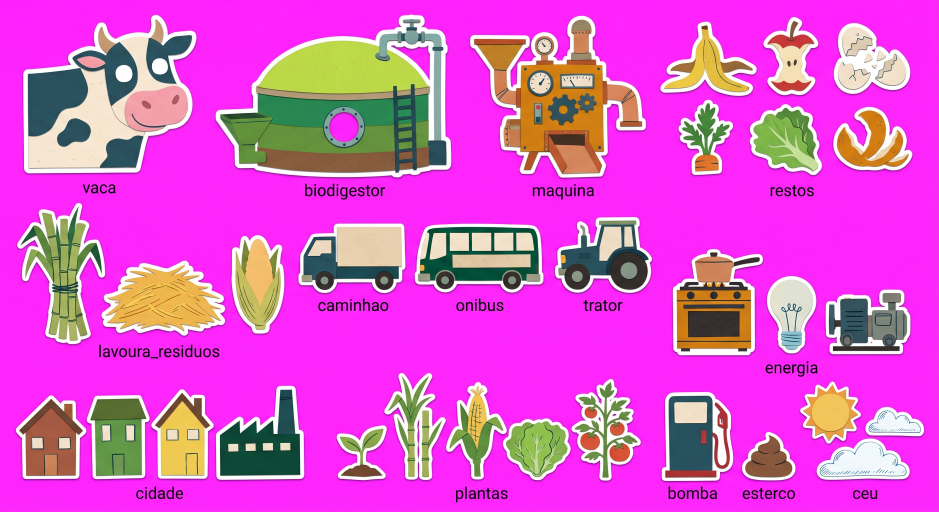
#> input picture entrada/imagens/folha_ativos.jpg, 2816 x 1536 px (shown at 1/3 size); its folder holds only this picture in this run
$ python recortar.py
#> lines starting #> are read from the running program, lines starting #| are printed output that depends on the picture; after the words box and inside, x2 and y2 are one past the last pixel; in counts of white or black regions, pixels touching at a corner belong together
"""Recorta ilustrações geradas sobre fundo magenta (#FF00FF) e separa folhas com vários itens.

uso: python tools/recortar.py [entrada/imagens] [assets/recortes]

- chave de cor por diferença (R+B)/2 − G (magenta puro ≈ 255; branco/papel ≈ 0; tons coral/rosa < 60)
- remove o "vazamento" de magenta nas bordas (des-premultiplica pela cor-chave)
- o fundo é o magenta conectado às bordas + qualquer região magenta pura (ex.: a janela do biodigestor)
- itens separados viram PNGs separados (componentes conexos após dilatação), ordenados ←→ e ↑↓
- se o gerador errar o tom do fundo (ex.: rosa escuro em vez de magenta), a chave passa a ser a cor mediana da borda
"""
import sys, json
from pathlib import Path
import numpy as np
from PIL import Image
from scipy import ndimage as ndi

ROOT = Path(__file__).resolve().parents[1]
KEY = np.array([255.0, 0.0, 255.0])


def border_key(rgb):
    """cor do fundo: mediana da moldura de 4 px; None quando já é (quase) magenta puro"""
    ring = np.concatenate([rgb[:4].reshape(-1, 3), rgb[-4:].reshape(-1, 3), rgb[:, :4].reshape(-1, 3), rgb[:, -4:].reshape(-1, 3)])
    k = np.median(ring, 0)
    return None if np.sqrt(((k - KEY) ** 2).sum()) < 45 else k


def key_alpha(rgb, k=None):
    if k is not None:   # fundo fora do magenta: chave só pela distância à cor da borda
        return np.clip((np.sqrt(((rgb - k) ** 2).sum(-1)) - 38) / 80, 0, 1)
    r, g, b = rgb[..., 0], rgb[..., 1], rgb[..., 2]
    d = (r + b) / 2 - g
    # distância total à cor-chave (evita pegar vermelhos puros)
    dist = np.sqrt(((rgb - KEY) ** 2).sum(-1))
    a = 1 - np.clip((d - 70) / (210 - 70), 0, 1)
    a = np.maximum(a, np.clip((dist - 60) / 120, 0, 1))
    return a


def process(path, outdir, min_frac=0.0015):
    im = Image.open(path).convert('RGB')
    rgb = np.asarray(im).astype(np.float32)
    H, W = rgb.shape[:2]
    kc = border_key(rgb)
    if kc is not None: print(f'  fundo fora do magenta: chave = {kc.round().astype(int).tolist()}')
    K = KEY if kc is None else kc
    a = key_alpha(rgb, kc)
    # fundo = magenta ligado à borda OU magenta muito puro
    bg = a < 0.5
    lab, n = ndi.label(bg)
    border_labels = set(np.unique(np.concatenate([lab[0], lab[-1], lab[:, 0], lab[:, -1]]))) - {0}
    pure = a < 0.08
    bgmask = np.isin(lab, list(border_labels)) | pure
    near_bg = ndi.binary_dilation(bgmask, iterations=3)
    # alfa "chaveado" só no fundo e na franja junto dele; o resto (ex.: rosa do focinho) fica opaco
    alpha = np.where(near_bg, a, 1.0)
    alpha = ndi.gaussian_filter(alpha, 0.6)
    alpha = np.clip(alpha, 0, 1)
    # despill: F = (C - (1-α)K) / α
    al = np.clip(alpha, 1e-3, 1)[..., None]
    fg = (rgb - (1 - al) * K) / al
    fg = np.clip(fg, 0, 255)
    # restos de magenta em pixels opacos → neutraliza puxando o verde
    spill = np.clip(((fg[..., 0] + fg[..., 2]) / 2 - fg[..., 1] - 90) / 100, 0, 1)[..., None]
    fg = fg * (1 - spill) + np.stack([fg[..., 0], (fg[..., 0] + fg[..., 2]) / 2, fg[..., 2]], -1) * spill
    # remove legendas impressas (texto escuro direto no magenta, sem a borda branca de "adesivo")
    solid = alpha > 0.5
    lab0, n0 = ndi.label(solid)
    luma = fg[..., 0] * 0.299 + fg[..., 1] * 0.587 + fg[..., 2] * 0.114
    for k, sl in enumerate(ndi.find_objects(lab0), start=1):
        if sl is None: continue
        comp = lab0[sl] == k
        # só a borda de FORA conta (uma tela/janela vazada tem moldura escura por dentro, mas não é legenda)
        filled = ndi.binary_fill_holes(comp)
        ring = filled & ~ndi.binary_erosion(filled, iterations=3)
        light = (luma[sl][ring] > 185).mean() if ring.any() else 0
        if light < 0.35:
            alpha[sl][comp] = 0
            solid[sl][comp] = False
    # "defringe": pixels semitransparentes herdam a cor do pixel opaco mais próximo (some a franja magenta)
    opaque = alpha > 0.97
    if opaque.any():
        _, (iy, ix) = ndi.distance_transform_edt(~opaque, return_indices=True)
        edge = (alpha > 0.002) & ~opaque
        fg[edge] = fg[iy[edge], ix[edge]]
    # borda branca contaminada pelo JPEG (subamostragem de croma): neutraliza o rosado perto da borda
    near_edge = ndi.binary_dilation(alpha < 0.5, iterations=7) & (alpha > 0)
    pinkish = near_edge & (fg[..., 0] > 170) & (fg[..., 2] > 150) & (fg[..., 1] < (fg[..., 0] + fg[..., 2]) / 2 - 4)
    fg[..., 1] = np.where(pinkish, np.minimum(fg[..., 0], fg[..., 2]) * 0.985, fg[..., 1])
    rgba = np.dstack([fg, alpha * 255]).astype(np.uint8)
    # componentes (cada adesivo tem borda branca contínua; dilatação pequena só junta lascas)
    rad = int(sys.argv[3]) if len(sys.argv) > 3 else 3
    grown = ndi.binary_dilation(solid, iterations=rad)
    lab2, n2 = ndi.label(grown)
    items = []
    for k in range(1, n2 + 1):
        m = (lab2 == k) & (alpha > 0.02)
        area = (m & solid).sum()
        if area < min_frac * H * W: continue
        ys, xs = np.where(m)
        y0, y1, x0, x1 = ys.min(), ys.max() + 1, xs.min(), xs.max() + 1
        items.append((y0, y1, x0, x1, m))
    # ordena por linhas (↑↓) e depois ←→
    items.sort(key=lambda it: (round(((it[0] + it[1]) / 2) / (H / 4)), (it[2] + it[3]) / 2))
    out = []
    stem = path.stem
    for i, (y0, y1, x0, x1, m) in enumerate(items):
        pad = 6
        y0, x0 = max(0, y0 - pad), max(0, x0 - pad)
        y1, x1 = min(H, y1 + pad), min(W, x1 + pad)
        crop = rgba[y0:y1, x0:x1].copy()
        crop[..., 3] = (crop[..., 3] * m[y0:y1, x0:x1]).astype(np.uint8)
        name = f'{stem}.png' if len(items) == 1 else f'{stem}_{i + 1}.png'
        Image.fromarray(crop, 'RGBA').save(outdir / name, optimize=True)
        out.append({'arquivo': name, 'w': int(x1 - x0), 'h': int(y1 - y0), 'origem': path.name, 'bbox': [int(x0), int(y0), int(x1), int(y1)]})
        print(f'  {name}: {x1 - x0}×{y1 - y0}')
    return out


def main():
    src = Path(sys.argv[1]) if len(sys.argv) > 1 else ROOT / 'entrada' / 'imagens'
    dst = Path(sys.argv[2]) if len(sys.argv) > 2 else ROOT / 'assets' / 'recortes'
    dst.mkdir(parents=True, exist_ok=True)
    manifest = {}
    for p in sorted(list(src.glob('*.png')) + list(src.glob('*.jpg')) + list(src.glob('*.jpeg')) + list(src.glob('*.webp'))):
        print(p.name)
        manifest[p.stem] = process(p, dst)
#> in process, im is the input picture: PIL image 2816x1536 RGB; mean R, G, B 220.5, 85.9, 205.2
#> in border_key, `k = np.median(ring, 0)`: k = [253, 40, 250]
#> in process, `K = KEY if kc is None else kc`: K = [255, 0, 255]
#> in process, `bg = a < 0.5`:
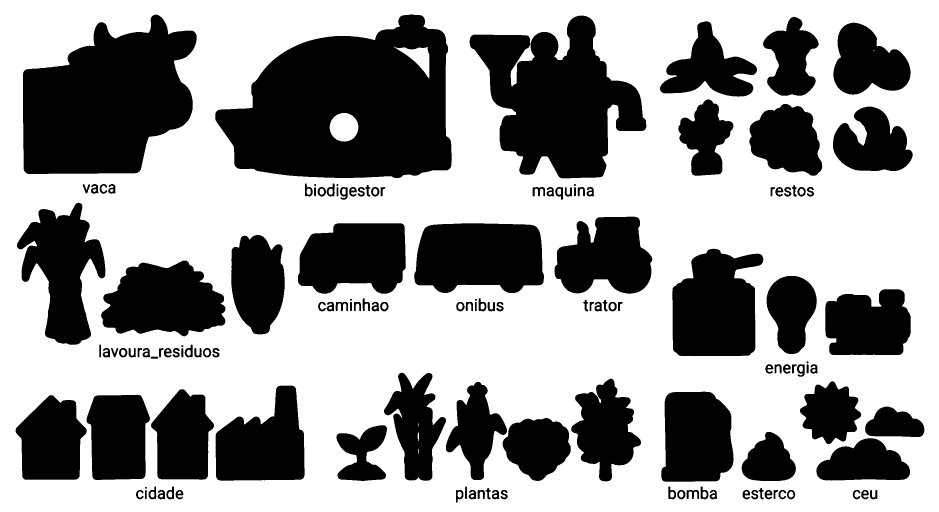
#> bg: shape (1536, 2816) bool (shown at 1/3 size); 61% white; 139 black regions, largest, box (x1, y1, x2, y2) and area: (646, 43, 1355, 534) 244023, (69, 44, 590, 522) 177210, (1409, 47, 1939, 535) 147336
#> in process, `lab, n = ndi.label(bg)`:
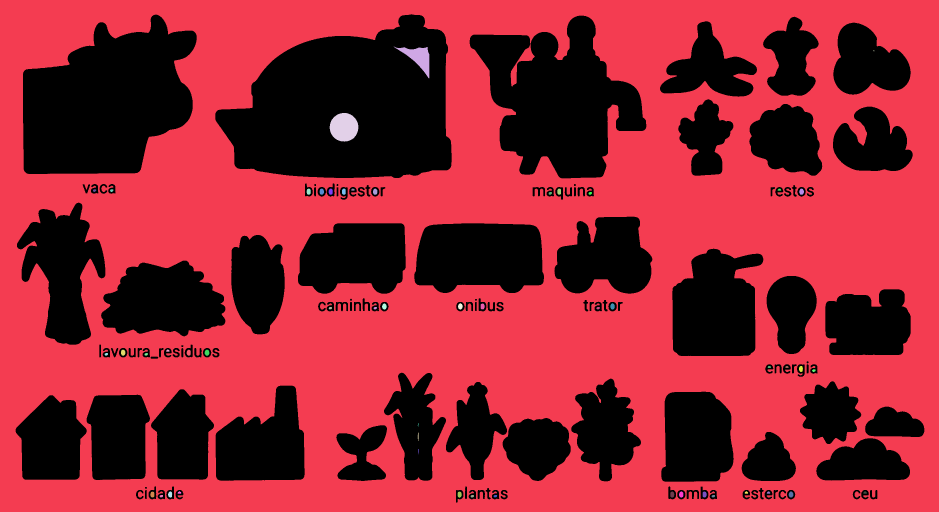
#> lab: shape (1536, 2816) int32 (shown at 1/3 size); 53 distinct labels, from 0 to 52; one colour per label, 0 black
#> in process, `lab, n = ndi.label(bg)`: n = 52
#> in process, `border_labels = set(np.unique(np.concatenate([lab[0], lab[-1], lab[:, ..`: border_labels = 1 item
#> in process, `lab0, n0 = ndi.label(solid)`:
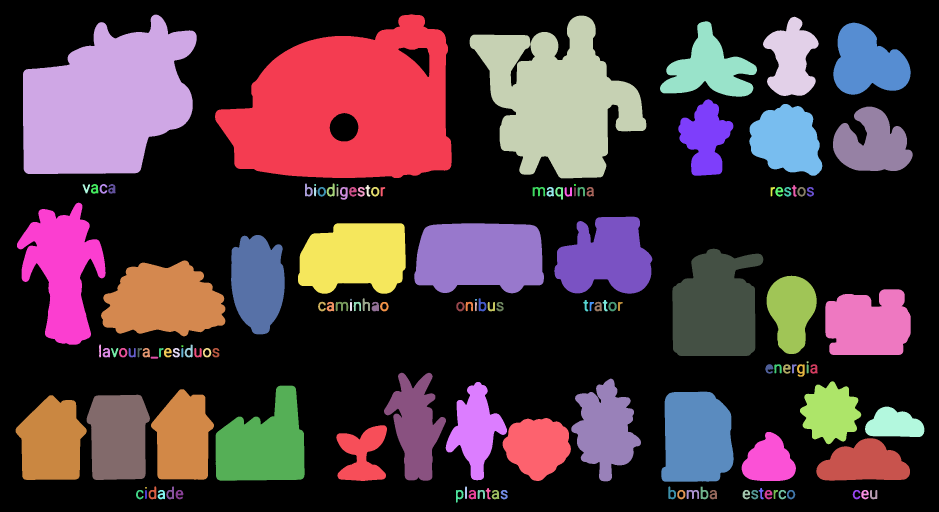
#> lab0: shape (1536, 2816) int32 (shown at 1/3 size); 140 distinct labels, from 0 to 139; one colour per label, 0 black
#> in process, `lab0, n0 = ndi.label(solid)`: n0 = 139
#> the loop in process, `for k, sl in enumerate(ndi.find_objects(lab0), start=1):` made 139 passes
#> light on passes 1 to 8: 0.563, 0.595, 0.574, 0.578, 0.554, 0.566, 0.54, 0.547
#> after the loop in process, `for k, sl in enumerate(ndi.find_objects(lab0), start=1):`:
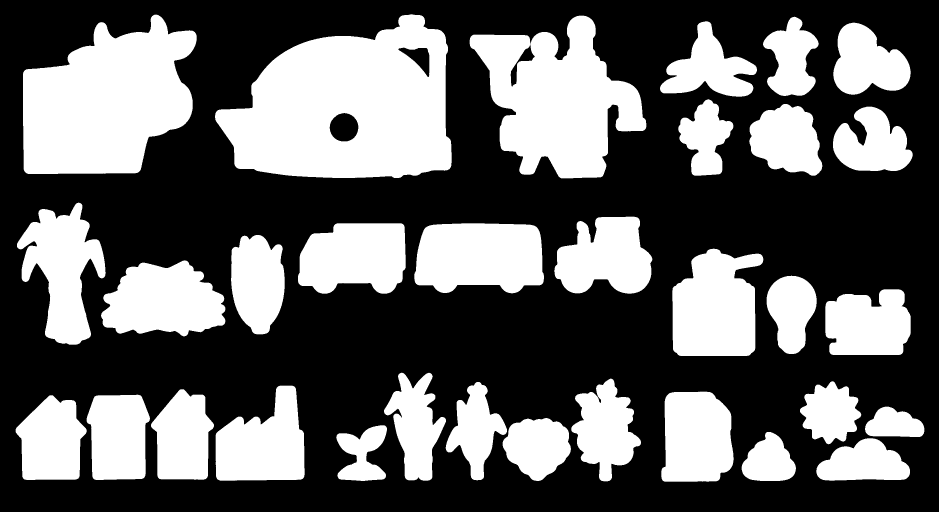
#> solid: shape (1536, 2816) bool (shown at 1/3 size); 38.3% white; 32 white regions, largest, box (x1, y1, x2, y2) and area: (645, 43, 1355, 534) 244465, (69, 44, 590, 522) 177373, (1409, 47, 1939, 535) 147599
#> in process, `lab2, n2 = ndi.label(grown)`:
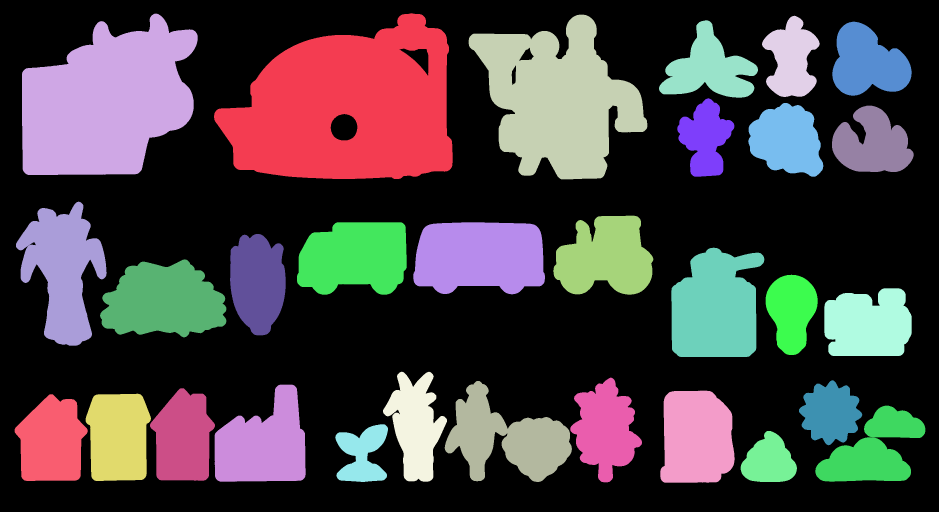
#> lab2: shape (1536, 2816) int32 (shown at 1/3 size); 31 distinct labels, from 0 to 30; one colour per label, 0 black
#> in process, `lab2, n2 = ndi.label(grown)`: n2 = 30
#> the loop in process, `for k in range(1, n2 + 1):` made 30 passes
#> (area, y0, y1, x0, x1) on passes 1 to 8: (244465, 41, 537, 642, 1358), (177373, 42, 525, 66, 593), (147599, 44, 538, 1406, 1942), (24288, 48, 291, 2286, 2458), (32417, 62, 293, 1977, 2274), (33944, 66, 287, 2497, 2734), (22136, 296, 530, 2032, 2203), (34004, 310, 530, 2245, 2469)
#> after the loop in process, `for k in range(1, n2 + 1):`:
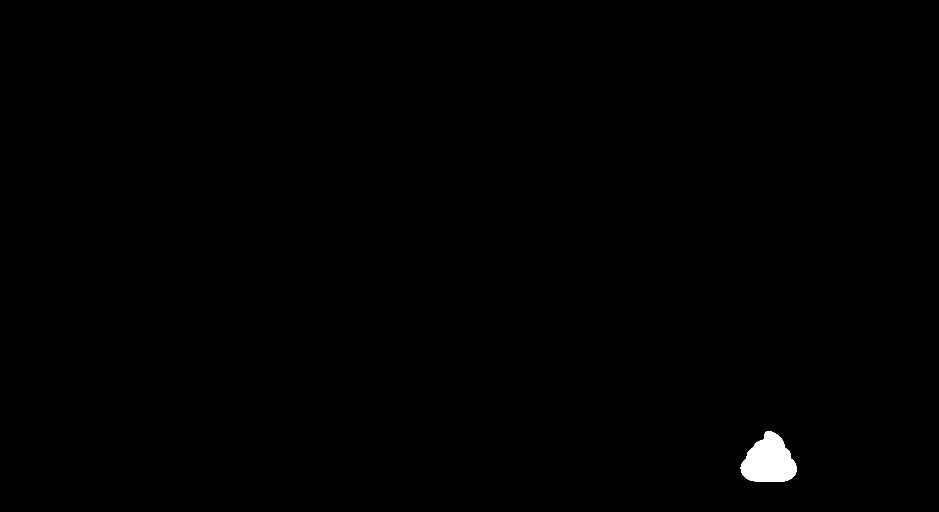
#> m: shape (1536, 2816) bool (shown at 1/3 size); 0.41% white; 1 white region, box (x1, y1, x2, y2) and area: (2222, 1294, 2390, 1446) 17579
#> after the loop in process, `for k in range(1, n2 + 1):`: items = 30 items
#> the loop in process, `for i, (y0, y1, x0, x1, m) in enumerate(items):` made 30 passes
#> (y0, y1, x0, x1, name) on passes 1 to 8: (56, 299, 1971, 2280, 'folha_ativos_1.png'), (42, 297, 2280, 2464, 'folha_ativos_2.png'), (60, 293, 2491, 2740, 'folha_ativos_3.png'), (36, 531, 60, 599, 'folha_ativos_4.png'), (35, 543, 636, 1364, 'folha_ativos_5.png'), (38, 544, 1400, 1948, 'folha_ativos_6.png'), (290, 536, 2026, 2209, 'folha_ativos_7.png'), (304, 536, 2239, 2475, 'folha_ativos_8.png')
#> (printed output is left out)
#> pass 1, in process, `crop = rgba[y0:y1, x0:x1].copy()`:
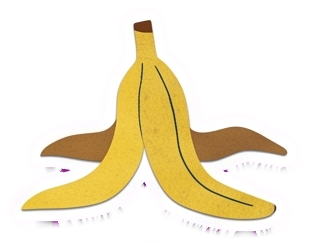
#> crop: shape (243, 309, 4); mean R, G, B, A 169.9, 231.9, 81.4, 110.9; transparent parts drawn white
    (dst / 'manifest.json').write_text(json.dumps(manifest, ensure_ascii=False, indent=1), encoding='utf-8')
    print('manifest:', dst / 'manifest.json')


if __name__ == '__main__':
    main()

$ run again, on entrada/imagens/folha_ativos_v2.jpg
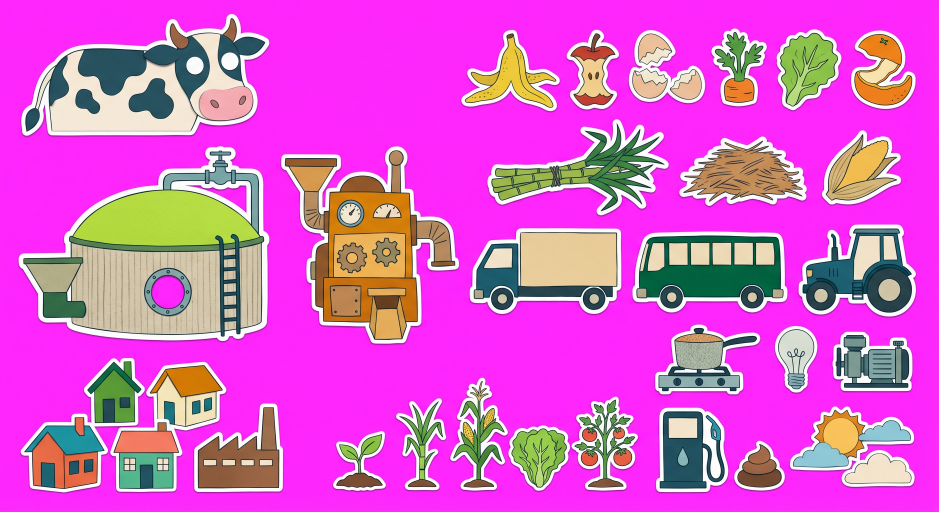
#> input picture entrada/imagens/folha_ativos_v2.jpg, 2816 x 1536 px (shown at 1/3 size)
#> in process, im is the input picture: PIL image 2816x1536 RGB; mean R, G, B 217.6, 92.4, 204
#> in border_key, `k = np.median(ring, 0)`: k = [253, 41, 250]
#> K = [255, 0, 255]
#> bg: shape (1536, 2816) bool; 57.6% white; 28 black regions, largest, box (x1, y1, x2, y2) and area: (55, 438, 809, 1025) 295515, (63, 42, 809, 409) 186907, (843, 438, 1378, 1033) 185859
#> lab: shape (1536, 2816) int32; 8 distinct labels, from 0 to 7
#> n = 7
#> border_labels = 1 item
#> pure: shape (1536, 2816) bool; 55.9% white; 448 black regions (375 under 20 px), largest, box (x1, y1, x2, y2) and area: (53, 437, 811, 1028) 301690, (61, 40, 811, 413) 191743, (841, 437, 1380, 1036) 191217
#> bgmask: shape (1536, 2816) bool; 57.6% white; 28 black regions, largest, box (x1, y1, x2, y2) and area: (55, 438, 809, 1025) 296881, (63, 42, 809, 409) 186907, (843, 438, 1378, 1033) 185859
#> near_bg: shape (1536, 2816) bool; 59.8% white; 28 black regions, largest, box (x1, y1, x2, y2) and area: (58, 441, 806, 1022) 288368, (66, 45, 806, 406) 180681, (846, 441, 1375, 1030) 178272
#> solid: shape (1536, 2816) bool; 42.5% white; 28 white regions, largest, box (x1, y1, x2, y2) and area: (55, 438, 809, 1025) 295976, (63, 41, 809, 409) 187084, (843, 438, 1378, 1033) 186034
#> lab0: shape (1536, 2816) int32; 29 distinct labels, from 0 to 28
#> n0 = 28
#> the loop in process, `for k, sl in enumerate(ndi.find_objects(lab0), start=1):` made 28 passes
#> light on passes 1 to 8: 0.569, 0.624, 0.614, 0.589, 0.6, 0.592, 0.597, 0.577
#> opaque: shape (1536, 2816) bool; 41% white; 28 white regions, largest, box (x1, y1, x2, y2) and area: (57, 440, 807, 1024) 290599, (65, 43, 807, 407) 182958, (845, 440, 1376, 1031) 181067
#> iy: shape (1536, 2816) int32; 1435 distinct labels, from 43 to 1477
#> edge: shape (1536, 2816) bool; 6.2% white; 589 white regions (520 under 20 px), largest, box (x1, y1, x2, y2) and area: (0, 0, 2816, 1536) 61112, (1344, 1130, 1917, 1479) 17532, (838, 435, 1382, 1039) 16107
#> near_edge: shape (1536, 2816) bool; 12.4% white; 139 white regions, largest, box (x1, y1, x2, y2) and area: (0, 0, 2816, 1536) 98492, (837, 434, 1879, 1040) 51138, (1342, 1128, 1918, 1480) 36360
#> pinkish: shape (1536, 2816) bool; 7.4% white; 814 white regions (613 under 20 px), largest, box (x1, y1, x2, y2) and area: (2798, 0, 2816, 1311) 14488, (1458, 354, 2011, 653) 14099, (59, 128, 777, 415) 11735
#> grown: shape (1536, 2816) bool; 44.7% white; 27 white regions, largest, box (x1, y1, x2, y2) and area: (52, 435, 812, 1028) 304496, (840, 435, 1381, 1036) 193592, (60, 38, 812, 412) 193274
#> in process, `lab2, n2 = ndi.label(grown)`:
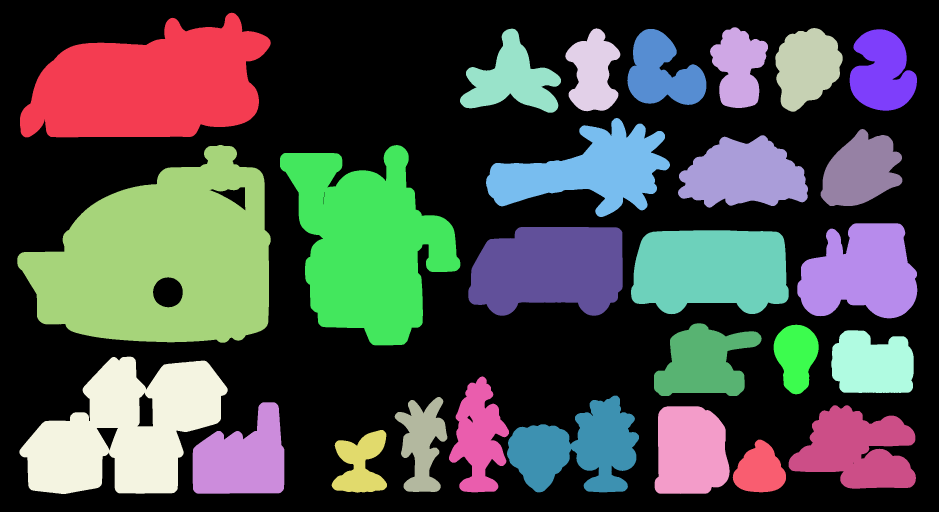
#> lab2: shape (1536, 2816) int32 (shown at 1/3 size); 28 distinct labels, from 0 to 27; one colour per label, 0 black
#> n2 = 27
#> the loop in process, `for k in range(1, n2 + 1):` made 27 passes
#> (area, y0, y1, x0, x1) on passes 1 to 8: (187084, 39, 412, 60, 811), (25528, 83, 324, 2131, 2304), (33876, 85, 335, 2326, 2528), (24335, 86, 334, 1697, 1861), (34754, 87, 338, 1381, 1683), (31299, 87, 315, 1882, 2119), (32876, 88, 332, 2550, 2751), (74914, 355, 651, 1459, 2010)
#> after the loop in process, `for k in range(1, n2 + 1):`: items = 27 items
#> the loop in process, `for i, (y0, y1, x0, x1, m) in enumerate(items):` made 27 passes
#> (y0, y1, x0, x1, name) on passes 1 to 8: (33, 418, 54, 817, 'folha_ativos_v2_1.png'), (81, 344, 1375, 1689, 'folha_ativos_v2_2.png'), (349, 657, 1453, 2016, 'folha_ativos_v2_3.png'), (80, 340, 1691, 1867, 'folha_ativos_v2_4.png'), (81, 321, 1876, 2125, 'folha_ativos_v2_5.png'), (77, 330, 2125, 2310, 'folha_ativos_v2_6.png'), (401, 629, 2029, 2430, 'folha_ativos_v2_7.png'), (79, 341, 2320, 2534, 'folha_ativos_v2_8.png')
#> (printed output is left out)
#> pass 2, in process, `crop = rgba[y0:y1, x0:x1].copy()`:
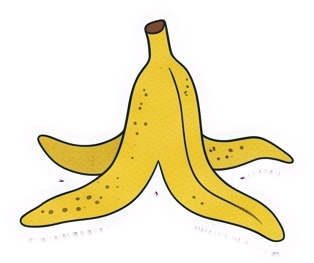
#> crop: shape (263, 314, 4); mean R, G, B, A 194, 233, 70.5, 107.8; transparent parts drawn white
